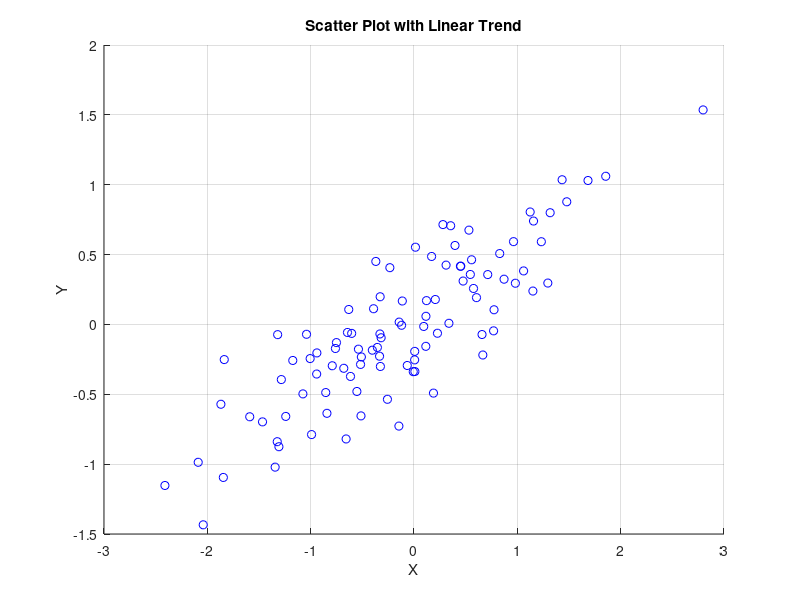

The MATLAB source for this figure:
% scatter - Basic scatter plot
% Demonstrates a 2D scatter plot with random data

x = randn(1, 100);
y = 0.5 * x + 0.3 * randn(1, 100);

figure;
scatter(x, y, 'b');
title('Scatter Plot with Linear Trend');
xlabel('X');
ylabel('Y');
grid on;
